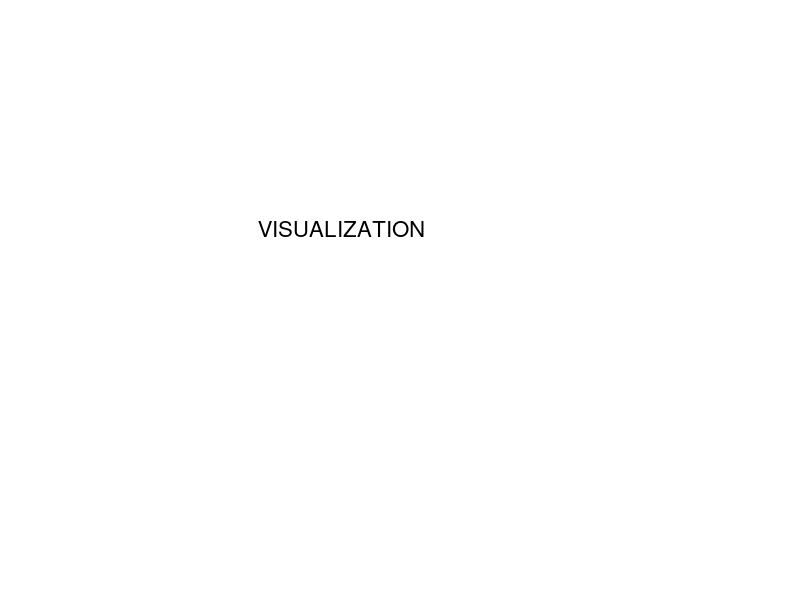

Write the MATLAB code that produced this figure. (Note: this script raises an error after producing the figure.)
%% 
% 
% This demo presents plotting functions for ellipsoids, their geometric sums and differences, and hyperplanes.
cla; axis([-4 4 -2 2]);
axis([-4 4 -2 2]); grid off; axis off;
text(-2, 0.5, 'VISUALIZATION', 'FontSize', 16);
%% 
% We start with creating four different ellipsoids, two of which form an array:
% 
% >> E1 = ellipsoid([1; -1], [9 -3; -3 4]);
% >> E2 = 2*ell_unitball(2) + [-1; 3];
% >> E3 = 3*(inv(E1) - [2; -1]);
% >> E4 = ellipsoid([4 1; 1 9]);
% >> EA = [E3 E4];
% 
% Now we plot these four ellipsoids:
% 
% >> plot(E1, E2, E3, E4); grid on;
% 
% Another way to plot the same is:
% 
% >> plot(E1, E2, EA);
E1 = ellipsoid([1; -1], [9 -3; -3 4]);
E2 = 2*ell_unitball(2) + [-1; 3];
E3 = 3*(inv(E1) - [2; -1]); E4 = ellipsoid([4 1; 1 9]);
EA = [E3 E4]; plot(E1, E2, EA);
%% 
% The way to make the lines thicker is to tweak the 'width' option:
% 
% >> plot(E1, E2, EA, 'lineWidth',2);
plot(E1, E2, EA, 'lineWidth',2);
%% 
% It is also possible to specify different line width for different ellipsoids:
% 
% >> plot(E1, E2, EA, 'lineWidth',[2 1 2 3]);
plot(E1, E2, EA,'lineWidth',[2 1 2 3]);
%% 
% Option 'fill' specifies if ellipsoids plotted in 2D should be filled with color:
% 
% >> plot(E1, E2, EA, 'lineWidth',2,'fill',true);
plot(E1, E2, EA,'lineWidth',2,'fill',true);
%% 
% Same as with 'width' option, it is possible to specify, which of the ellipsoids should be filled with color:
% 
% >> plot(E1, E2, EA, 'fill',[true false true false]);
plot(E1, E2, EA,'fill',[true false true false]);
%% 
% Option 'color' specifies the color of ellipsoids:
% 
% >> plot(E1, E2, EA,'fill',true,'color',[1 0 0.5; 0.7 0 0; 0 0.5 0; 0 0.5 0.5]);
plot(E1, E2, EA, 'fill',true,'color',[1 0 0.5; 0.7 0 0; 0 0.5 0; 0 0.5 0.5]);
%% 
% Another, short way to assign colors is to use specifiers:
% 
% >> plot(E1, 'y', E2, 'b', E3, 'g', E4, 'r');
% 
% Allowed specifiers are:
% 
%   'r' - red,
%   'g' - green,
%   'b' - blue,
%   'c' - cyan,
%   'm' - magenta,
%   'y' - yellow,
%   'w' - white,
%   'k' - black.
plot(E1, 'y', E2, 'b', E3, 'g', E4, 'r');
%% 
% Specifiers are convenient to use with arrays - assigning one color to all ellipsoids in the array:
% 
% >> plot(E1, E2, EA, 'b');
plot(E1, E2, EA, 'b');
%% 
% Now we define three ellipsoids in R^3:
% 
% >> E31 = ellipsoid([-1; -1; 2], [25 10 -1; 10 9 5; -1 5 6]);
% >> E32 = 2.5*ell_unitball(3) + [1; 2; -6];
% >> E33 = [2 -1 0; 0 0.8 0; 0 0 1.1] * move2origin(E31);
% 
% and plot them:
% 
% >> plot(E31, E32, E33);
E31 = ellipsoid([-1; -1; 2], [25 10 -1; 10 9 5; -1 5 6]);
E32 = 2.5*ell_unitball(3) + [1; 2; -6];
E33 = [2 -1 0; 0 0.8 0; 0 0 1.1] * move2origin(E31);
plot(E31, E32, E33);
%% 
% Option 'shade', taking values from [0, 1], specifies the transparency level of each ellipsoid:
% 
% >> plot(E31, E32, E33, options);
plot(E31, 'r', E32, 'b', E33, 'g', 'shade',[0.6 0.2 0.3]);
%% 
% Geometric (Minkowski) sum of ellipsoids in R, R^2 and R^3 can be plotted. Here we plot the geometric sum of previously defined 3-dimensional ellipsoids E31, E32 and E33:
% 
% >> subplot(2, 2, 1); minksum([E31 E32 E33], options);
% 
% Option 'show_all' set to 1 indicates that ellipsoids, whose geometric sum is plotted, should also be displayed.
% Now we plot three projections of this sum onto 2-dimensional subspaces:
% 
% >> B1 = [1 0 0; 0 1 0]'; P1 = projection([E31 E32 E33], B1);
% >> subplot(2, 2, 1); minksum([E31 E32 E33],'showAll',true);
% >> B2 = [1 0 0; 0 0 1]'; P2 = projection([E31 E32 E33], B2);
% >> subplot(2, 2, 3); minksum(P2, options);
% >> B3 = [0 1 0; 0 0 1]'; P3 = projection([E31 E32 E33], B3);
% >> subplot(2, 2, 4); minksum(P3, options);
B1 = [1 0 0; 0 1 0]'; P1 = projection([E31 E32 E33], B1);
B2 = [1 0 0; 0 0 1]'; P2 = projection([E31 E32 E33], B2);
B3 = [0 1 0; 0 0 1]'; P3 = projection([E31 E32 E33], B3);
subplot(2, 2, 1); minksum([E31 E32 E33], 'showAll',true);
title('(a) Geometric Sum'); xlabel('x_1'); ylabel('x_2'); zlabel('x_3');
subplot(2, 2, 2); minksum(P1,'showAll',true);
title('(b) Projection on basis B1'); xlabel('x_1'); ylabel('x_2');
subplot(2, 2, 3); minksum(P2, 'showAll',true);
title('(c) Projection on basis B2'); xlabel('x_1'); ylabel('x_3');
subplot(2, 2, 4); minksum(P3, 'showAll',true);
title('(d) Projection on basis B3'); xlabel('x_2'); ylabel('x_3');
%% 
% To change the color of geometric sum, option 'color' should be used. In 2-dimensional case, option 'fill' set to 1 indicates that the plotted set should be filled with color.
% 
% >> minksum(P2, 'fill',true,'color',[0 1 0]);
subplot(1, 1, 1); minksum(P2, 'fill',true,'color',[0 1 0]);
%% 
% Geometric (Minkowski) difference of two ellipsoids, if it is nonempty, is plotted similarly to the geometric sum:
% 
% >> E = ellipsoid([2 -1 0; -1 1 0; 0 0 1.5];
% >> subplot(2, 2, 1); minkdiff(E32, E, options);
% 
% Now, as before for the geometric sum, we plot three 2-dimensional projections:
% 
% >> subplot(2, 2, 2);
% >> minkdiff(projection(E32, B1), projection(E, B1), 'showAll',true,'fill',true)
% >> subplot(2, 2, 3);
% >> minkdiff(projection(E32, B2), projection(E, B2),'showAll',true,'fill',true)
% >> subplot(2, 2, 4);
% >> minkdiff(projection(E32, B3), projection(E, B3), 'showAll',true,'fill',true)
% 
% 'minkdiff' function accepts the same options as 'minksum'.
E = ellipsoid([2 -1 0; -1 1 0; 0 0 1.5]); 
subplot(2, 2, 1); minkdiff(E32, E, 'showAll',true,'fill',true);
title('(a) Geometric Difference'); xlabel('x_1'); ylabel('x_2'); zlabel('x_3');
subplot(2, 2, 2); minkdiff(projection(E32, B1), projection(E, B1), 'showAll',true,'fill',true),
title('(b) Projection on basis B1'); xlabel('x_1'); ylabel('x_2');
subplot(2, 2, 3); minkdiff(projection(E32, B2), projection(E, B2), 'showAll',true,'fill',true),
title('(c) Projection on basis B2'); xlabel('x_1'); ylabel('x_3');
subplot(2, 2, 4); minkdiff(projection(E32, B3), projection(E, B3), 'showAll',true,'fill',true),
title('(d) Projection on basis B3'); xlabel('x_2'); ylabel('x_3');
%% 
% Hyperplanes are plotted similarly to ellipsoids with 'plot' function taking almost the same options. Let us define three hyperplanes in R^3:
% 
% >> H1 = hyperplane([-1; 1; -1], -9);
% >> H2 = hyperplane([0; 1; 1], 10);
% >> H3 = hyperplane([1; 0; 2], 0);
% >> HA = [H2 H3];
% 
% and plot them:
% 
% >> plot(H1, HA);
H1 = hyperplane([-1; 1; -1], -9);
H2 = hyperplane([0; 1; 1], 10);
H3 = hyperplane([1; 0; 2]);
HA = [H2 H3];
subplot(1, 1, 1); plot(H1, HA);
%% 
% Sizes of the plotted hyperplanes can be adjusted by modifying the 'size' option:
% 
% >> plot(H1, HA,'size',15);
plot(H1, HA, 'size',15);
%% 
% Sizes can be also asjusted individually for each hyperplane:
% 
% >> plot(H1, HA,  'size',[25; 30; 20]);
% 
% To display a desired piece of hyperplane, tweak 'size' and 'center' options together.
plot(H1, HA, 'size',[25; 30; 20]);
%% 
% In 2-dimensional case, hyperplanes are displayed as straight lines, whose length and width are determined by 'size' and 'width' options correspondingly:
% 
% >> HH = hyperplane([1 1; 1 -1]'); o.width = 2; o.size = 10;
% >> plot(HH(1), HH(2), 'b', 'lineWidth',2,'size',10);
HH = hyperplane([1 1; 1 -1]'); 
plot(HH(1), HH(2), 'b', 'lineWidth',2,'size',10);
%% 
% For more information, type
% 
% >> help ellipsoid/plot
% >> help ellipsoid/minksum
% >> help ellipsoid/minkdiff
% >> help hyperplane/plot
cla; axis([-4 4 -2 2]);
axis([-4 4 -2 2]); grid off; axis off;
text(-1, 0.5, 'THE END', 'FontSize', 16);
